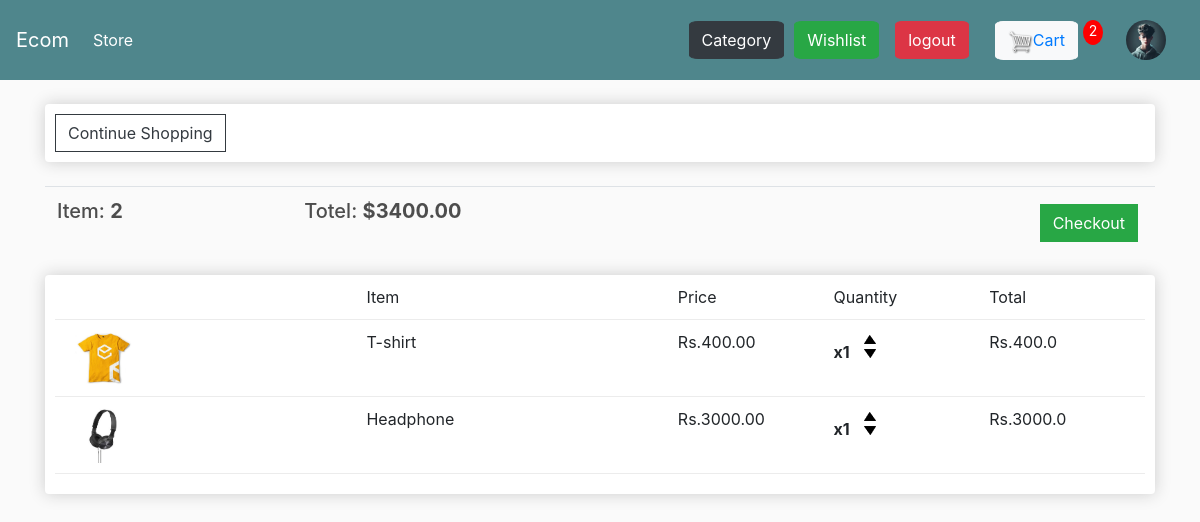
The app's page /cart/ (signed in) with its own data.
### store/models.py (models this page shows, shortened)
class Customer(models.Model):
	user = models.OneToOneField(User, null=True, blank=True, on_delete=models.CASCADE)  #one to one relationship between user and customer 1 user = 1  customer
	name = models.CharField(max_length=200, null=True)
	num = models.IntegerField(default=0, null=True, blank=True)
	email = models.CharField(max_length=200)
	address = models.CharField(max_length=200,default=0, null=True, blank=True)
	proimg = models.ImageField(null=True, blank=True)
	last_login = models.DateTimeField(null=True,auto_now=True)
	@property
	def imageURL(self):
		try:
			url = self.proimg.url   #.URL returns the publicly accessible URL of the file
		except:
			url = ''
		return url

class Order(models.Model):
	customer = models.ForeignKey(Customer, on_delete=models.SET_NULL, null=True, blank=True)   #Foreign key Customer can order many time many to one relationship
	date_ordered = models.DateTimeField(auto_now_add=True)
	complete = models.BooleanField(default=False)
	transaction_id = models.CharField(max_length=100, null=True)
	@property
	def get_cart_total(self):
		orderitems = self.orderitem_set.all()
		total = sum([item.get_total for item in orderitems])  # Use property correctly
		return total
	@property
	def get_cart_items(self):
		orderitems = self.orderitem_set.all()
		total = sum([item.quantity for item in orderitems])
		return total

class OrderItem(models.Model):
	customer = models.ForeignKey(Customer, on_delete=models.SET_NULL, null=True)
	product = models.ForeignKey(Product, on_delete=models.SET_NULL, null=True)
	order = models.ForeignKey(Order, on_delete=models.SET_NULL, null=True)
	quantity = models.IntegerField(default=0, null=True, blank=True)
	date_added = models.DateTimeField(auto_now_add=True)
	@property
	def get_total(self):
		total = self.product.price * self.quantity
		return total

class Product(models.Model):
	seller=models.ForeignKey(Seller,on_delete=models.CASCADE,null=True)
	category_name = models.ForeignKey(Category, on_delete=models.CASCADE)
	name = models.CharField(max_length=150, null=False, blank=False)
	price = models.FloatField()
	digital = models.BooleanField(default=False, null=True, blank=True)
	image = models.ImageField(null=True, blank=True)
	description = models.TextField(null=True, blank=True)
	stock = models.IntegerField(default=0, null=True, blank=True)
	@property
	def imageURL(self):
		try:
			url = self.image.url   #.URL returns the publicly accessible URL of the file
		except:
			url = ''
		return url

### store/views.py (the view)
# urls.py: path('cart/',views.cart, name="cart"),
def cart(request):
	data = cartData(request)
	cartItems = data['cartItems']
	order = data['order']
	items = data['items']
	context = {'items':items, 'order':order, 'cartItems':cartItems}
	return render(request, 'store/cart.html', context)

### store/views.py (called while the page is built)
def cartData(request):
	if request.user.is_authenticated:
		customer = request.user.customer
		order, created = Order.objects.get_or_create(customer=customer, complete=False)
		items = order.orderitem_set.all()
		cartItems = order.get_cart_items
	else:
		cookieData = cookieCart(request)
		items = cookieData['items']
		cartItems = cookieData['cartItems']
		order = {'get_cart_total': 0, 'get_cart_items': cartItems, 'shipping': False}
	return {'items': items, 'order': order, 'cartItems': cartItems}

### store/templates/store/cart.html
{% extends 'store/main.html' %}
{% load static %}
{% block content %}
    <div class="row" style="margin-top:70px">
        <div class="col-lg-12">
            <div class="box-element">
                <a class="btn btn-outline-dark" href="{% url 'store:store' %}">Continue Shopping</a>
            </div>
            <br>
            <table class="table">
                <tr>
                    <th><h5>Item: <strong>{{order.get_cart_items}}</strong></h5></th>
                    <th><h5>Totel: <strong>${{order.get_cart_total|floatformat:2}}</strong></h5></th>
                    <th>
                        <a style="float: right;margin: 5px;" class="btn btn-success" href="{% url 'store:checkout' %}">Checkout</a>
                    </th>
                </tr>
            </table>
            <div class="box-element">
                <div class="cart-row">
                    <div style="flex:2"></div>
                    <div style="flex:2"></strong>Item</strong></div>
                    <div style="flex:1"></strong>Price</strong></div>
                    <div style="flex:1"></strong>Quantity</strong></div>
                    <div style="flex:1"></strong>Total</strong></div>
                </div>
                {% for item in items %}
                <div class="cart-row">
                    <div style="flex:2"><img class="row-image" src="{{item.product.imageURL}}"> </div>
                    <div style="flex:2">{{item.product.name}}</div>
                    <div style="flex:1">Rs.{{item.product.price|floatformat:2}}</div>
                    <div style="flex:1">
                        <p class="quantity">x{{item.quantity}}</p>
						<div class="quantity">
							<img data-product="{{item.product.id}}" data-action="add" class="chg-quantity update-cart" src="{% static  'images/arrow-up.png' %}">
							<img data-product="{{item.product.id}}" data-action="remove" class="chg-quantity update-cart" src="{% static  'images/arrow-down.png' %}">
						</div>
                    </div>
                    <div style="flex:1">Rs.{{item.get_total}}</div>
                </div>
            {% endfor %}
            </div>
        </div>
    </div>
{% endblock content %}

### store/templates/store/main.html (shortened to what this page needs)
<!DOCTYPE html>
{% load static %}
<html>
<head>
	<link rel="stylesheet" href="https://stackpath.bootstrapcdn.com/bootstrap/4.4.1/css/bootstrap.min.css">
	<link rel="stylesheet" href="https://cdn.jsdelivr.net/npm/bootstrap@4.0.0/dist/css/bootstrap.min.css">
	<link rel="stylesheet" type="text/css" href="{% static 'css/main.css' %}">
	<link rel="stylesheet" href="https://cdnjs.cloudflare.com/ajax/libs/font-awesome/4.7.0/css/font-awesome.min.css">
</head>
<body>
	<nav class="navbar navbar-expand-lg navbar-dark bg-dark fixed-top">
	  <a class="navbar-brand" href="{% url 'store:store' %}">Ecom</a>
	  <div class="collapse navbar-collapse" id="navbarSupportedContent">
	    <ul class="navbar-nav mr-auto">
	      <li class="nav-item active">
	        <a class="nav-link" href="{% url 'store:store' %}">Store <span class="sr-only">(current)</span></a>
	      </li>
	    </ul>
	    <div class="form-inline my-2 my-lg-0">
			<a href="{% url 'store:category' %}"><button type="button" class="btn btn-dark" style="border-radius:10%;margin:10px">Category</button></a>
			<a href="{% url 'store:wishlist'%}"><button type="button" class="btn btn-success" style="border-radius:10%">Wishlist</button></a>
			{% if request.user.is_authenticated %}
			<a class="nav-link" aria-current="page" href="{% url 'store:logout' %}"><button type="button" class="btn btn-danger" style="border-radius:10%">logout</button></a>
			{% else %}
	    	<a href="{% url 'store:login' %}"class="btn btn-light ml-2" style="border-radius:10%">Login</a>
			<a href="{% url 'store:register' %}"class="btn btn-warning ml-2" style="border-radius:10%">Register</a><br>
			{% endif %}
			<button type="button" class="btn btn-light" style="border-radius:10%;margin:10px">
			<div class="form-inline my-lg-0" style="height:25px">
				<a href="{% url 'store:cart' %}">
					<img  id="cart-icon" class="mx-0"src="{% static 'images/cart.png' %}">Cart
				</a>
			</div>
			</button>
			<p id="cart-total">{{cartItems}}</p>
			<div class="btn-group dropdown dropleft" role="group">
				<button id="btnGroupDrop1" type="button" class="btn" data-toggle="dropdown" aria-haspopup="true" aria-expanded="false">
							<img class="circular--square" src="{{user.customer.imageURL}}"/>
				</button>
		</div>
	    </div>
	  </div>
	</nav>
     <div class="container">
            <br>
            {% block content %}
            {% endblock content %}
         </div>
</body>
</html>

### static/css/main.css (style rules this page uses)
body { background-color: hsl(0, 0%, 98%); }
h1,h2,h3,h4,h5,h6 { color:hsl(0, 0%, 30%); }
.box-element { box-shadow:hsl(0, 0%, 80%) 0 0 16px; background-color: #fff; border-radius: 4px; padding: 10px; }
.bg-dark { background-color: #4f868c!important; }
#cart-icon { width:25px; display: inline-block; margin-left: 15px; }
#cart-total { display: block; text-align: center; color:#fff; background-color: red; width: 20px; height: 25px; border-radius: 50%; font-size: 14px; position:relative; right:5px; }
.col-lg-4, .col-lg-6, .col-lg-8, .col-lg-12 { margin-top: 10px; }
.btn { border-radius: 0; }
.row-image { width: 100px; }
.cart-row { display: flex; align-items: flex-stretch; padding-bottom: 10px; margin-bottom: 10px; border-bottom: 1px solid #ececec; }
.quantity { display: inline-block; font-weight: 700; padding-right:10px; }
.chg-quantity { width: 12px; cursor: pointer; display: block; margin-top: 5px; transition:.1s; }
.circular--square { border-radius: 100%; padding:5px; width:50px; height:50px; }

### records on screen
Order: get_cart_items "2", get_cart_total "3400.00"
OrderItem: product.imageURL (picture), product.name "T-shirt", product.price "400.00", quantity "1", get_total "400.0"
OrderItem: product.imageURL (picture), product.name "Headphone", product.price "3000.00", quantity "1", get_total "3000.0"

### other values on screen
{{ cartItems }} "2"
